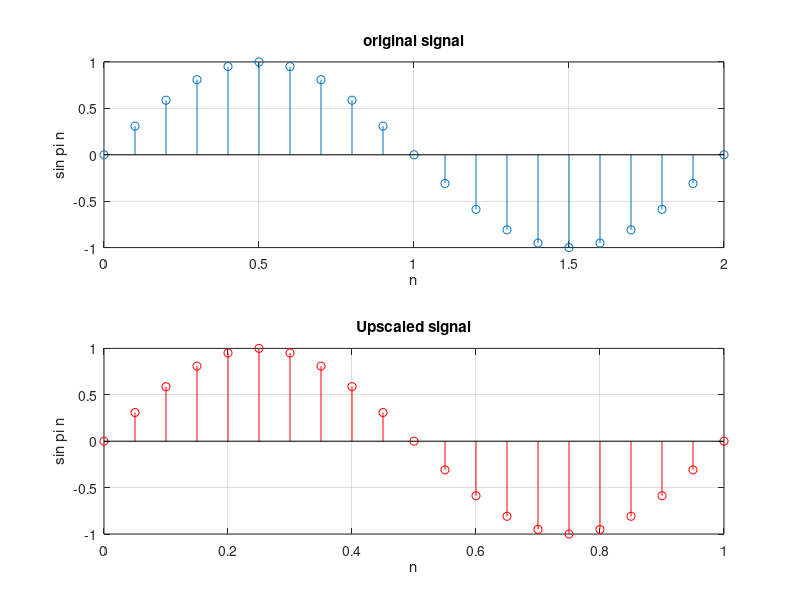

Write MATLAB code to recreate this figure.
clear all;
close all;
clc;

A = 1;
theta = 0;
f = 1/2;
omega  = (2*pi*f);

n = 0:0.1:2;

x = sin((omega * n) + theta);



subplot(2,1,1);
stem(n,x);
xlabel('n');
ylabel('sin pi n');
title('original signal');
grid on;

subplot(2,1,2);
stem(n/2,x,'r');
xlabel('n');
ylabel('sin pi n');
title('Upscaled signal');
grid on;
